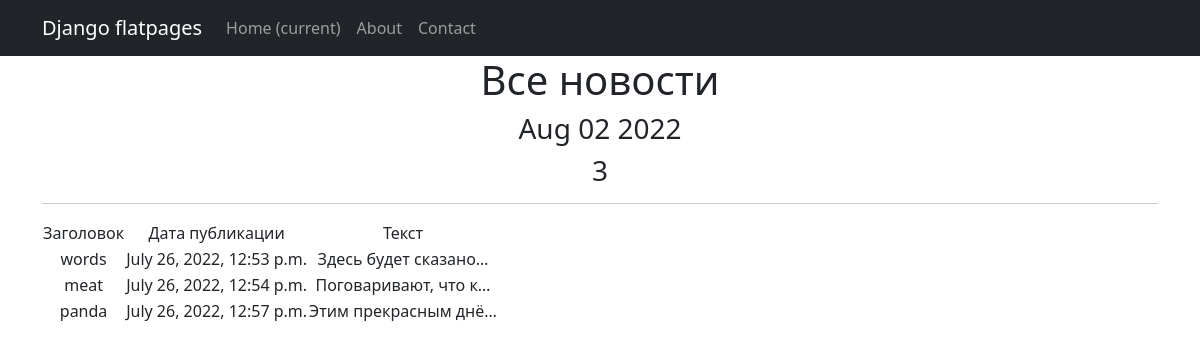
Page /news/ on the committed database.
### news/models.py (models this page shows, shortened)
class Post(models.Model):
    author = models.ForeignKey(Author, on_delete=models.CASCADE)
    NEWS = 'NW'
    ARTICLE = 'AR'
    CATEGORY_CHOISES = (
        (NEWS, 'Новость'),
        (ARTICLE, 'Статья')
    )
    category_type = models.CharField(max_length=2, choices=CATEGORY_CHOISES, default=ARTICLE)
    dateCreation = models.DateTimeField(auto_now_add=True)
    postCategory = models.ManyToManyField(Category, through='PostCategory')
    title = models.CharField(max_length=128)
    text = models.TextField()
    rating = models.SmallIntegerField(default=0)

### news/views.py (the view)
# urls.py: path('', PostList.as_view()),
class PostList(ListView):
    model = Post
    template_name = 'news.html'
    context_object_name = 'news'
    def get_context_data(self, **kwargs):
        context = super().get_context_data(**kwargs)
        context['time_now'] = datetime.utcnow()
        context['posts'] = 3
        return context

### news/templatetags/custom_filters.py (called while the page is built)
@register.filter()
def censor(value):
    if not isinstance(value, str):
        raise ValueError('Нельзя применять цензора не к строке!')
    words = str.split(value)
    if words in stop_list_symb:
        value = value.replace(words, '*')
    return value

### templates/news.html (shortened to what this page needs)
{% extends 'flatpages/default.html' %}
{% load custom_filters %}
{% block content %}
   <h1>Все новости</h1>
   <h3>{{ time_now|date:'M d Y' }}</h3>
   <h3> {{ news|length }} </h3>
   <hr>
   {% if news %}
       <table>
           <tr>
               <td>Заголовок</td>
               <td>Дата публикации</td>
               <td>Текст</td>
           </tr>
           {% for new in news %}
           <tr>
               <td>{{ new.title|censor }}</td>
               <td>{{ new.dateCreation }}</td>
               <td>{{ new.text|truncatechars:20|censor}}</td>
           </tr>
           {% endfor %}
       </table>
   {% else %}
       <h2>Новостей нет!</h2>
   {% endif %}
{% endblock content %}

### templates/flatpages/default.html (shortened to what this page needs)
<!DOCTYPE html>
<html lang="en">
    <head>
        {% load static %}
        <link href="{% static 'css/styles.css' %}" rel="stylesheet" />
    </head>
    <body>
        <nav class="navbar navbar-expand-lg navbar-dark bg-dark static-top">
   <div class="container">
       <a class="navbar-brand" href="#">Django flatpages</a>
       <div class="collapse navbar-collapse" id="navbarResponsive">
           <ul class="navbar-nav ml-auto">
               <li class="nav-item active">
                   <a class="nav-link" href="#">Home
                       <span class="sr-only">(current)</span>
                   </a>
               </li>
               <li class="nav-item">
                   <a class="nav-link" href="/about/">About</a>
               </li>
               <li class="nav-item">
                   <a class="nav-link" href="/contacts/">Contact</a>
               </li>
           </ul>
       </div>
   </div>
</nav>
        <div class="container">
            <div class="row">
                <div class="col-lg-12 text-center">
                    {% block content %}{% endblock content %}
                </div>
            </div>
        </div>
    </body>
</html>

### rows in the picture
Post: title|censor "words", dateCreation "July 26, 2022, 12:53 p.m.", text|censor "Здесь будет сказано…"
Post: title|censor "meat", dateCreation "July 26, 2022, 12:54 p.m.", text|censor "Поговаривают, что к…"
Post: title|censor "panda", dateCreation "July 26, 2022, 12:57 p.m.", text|censor "Этим прекрасным днё…"

### other values in the picture
{{ time_now|date:'M d Y' }} "Aug 02 2022"
{{ news|length }} "3"
